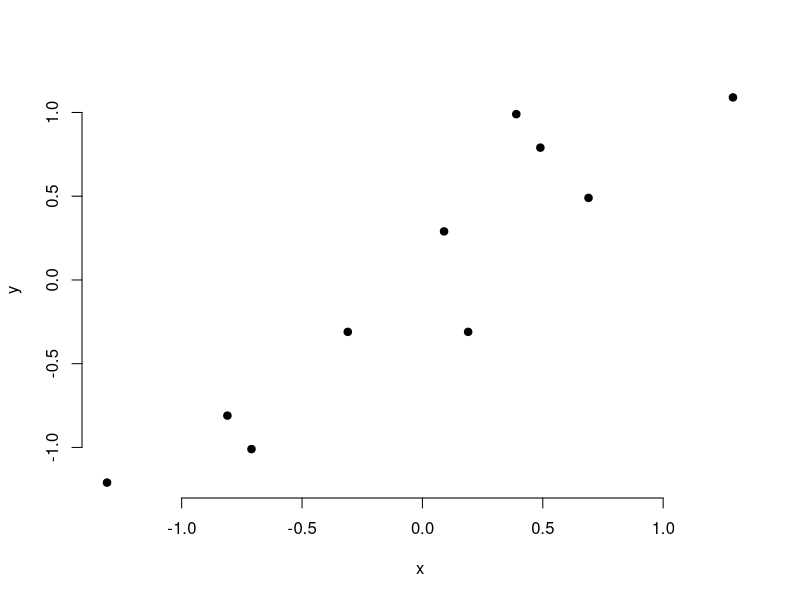
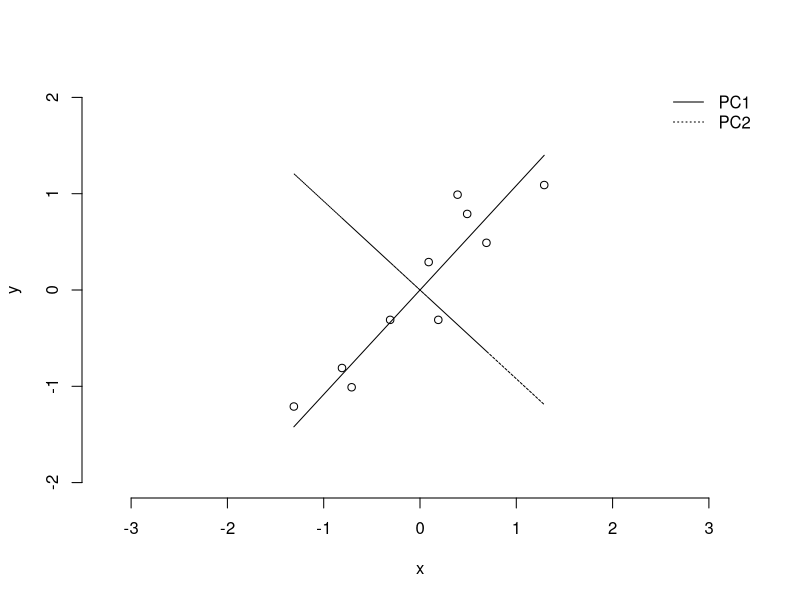
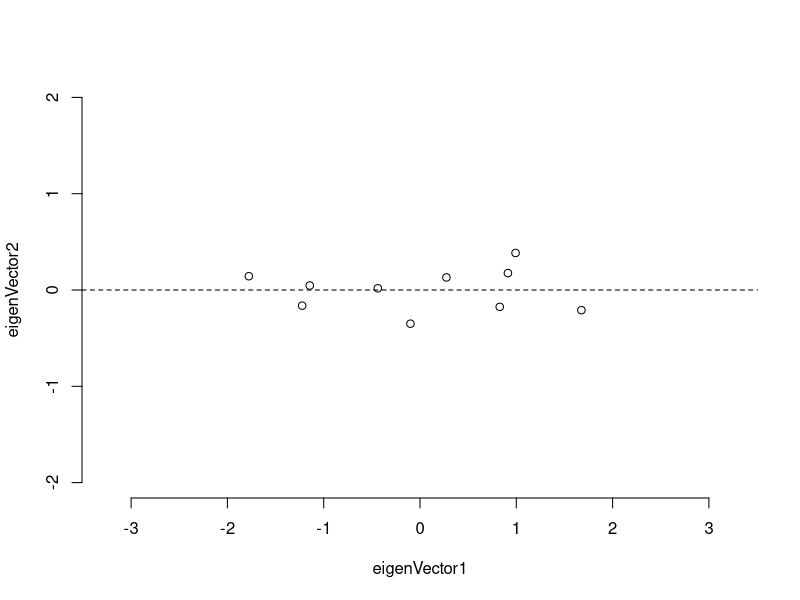
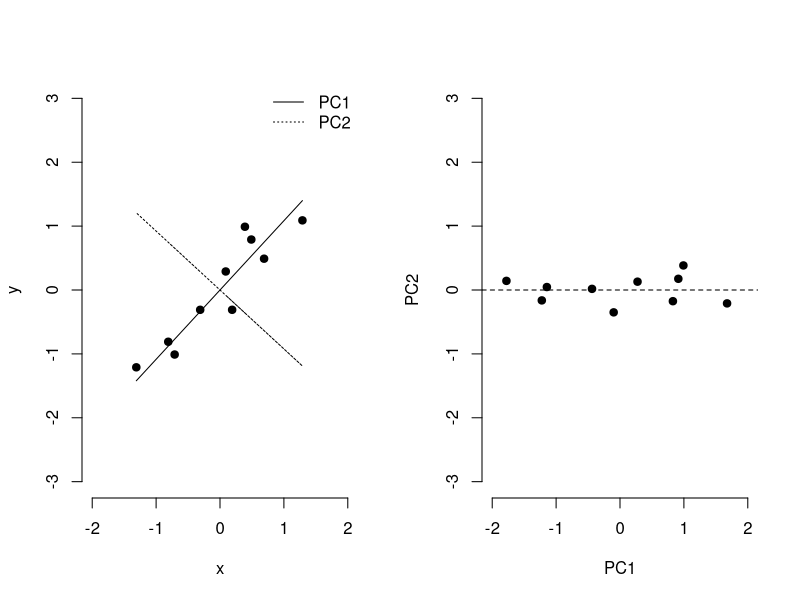
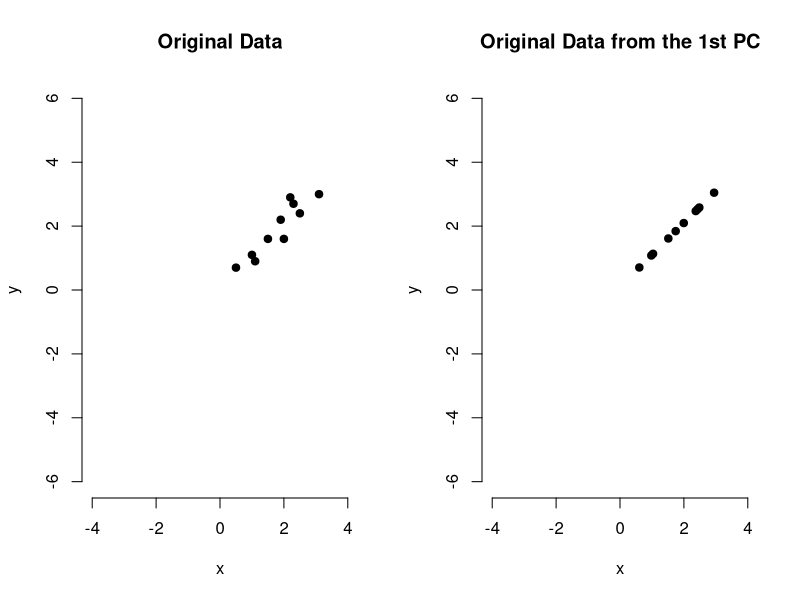

Write the R code that produced these figures, in order.
###################################################
# R code on a tutorial on PCA by Lindsay I Smith  #
###################################################

#1.get the data with two dimensions (x and y)
x<-c(2.5,0.5,2.2,1.9,3.1,2.3,2,1,1.5,1.1)
y<-c(2.4,0.7,2.9,2.2,3.0,2.7,1.6,1.1,1.6,0.9)
data <- cbind(x,y)
head(data)



#2.means substraction
adjustedData <- scale(data, scale=FALSE)
head(adjustedData)

#plot the data
plot(adjustedData, frame=FALSE, pch=19)

#3.calculate the covariance matrix
covMat <- cov(adjustedData)

#4. compute eigen vector 
eigenMat <- eigen(covMat)
eigenVect <- eigenMat$vectors
eigenVal <- eigenMat$values

#check if the eigenvectors with the length of 1 (unit vector)
length_1vect <- sqrt(0.6778734^2+0.7351787^2)
length_2vect <- sqrt(0.7351787^2 + 0.6778734^2)

#plot the data with eigen vectors
plot(adjustedData, xlim=c(-2,2), ylim=c(-2,2), asp=1, frame=FALSE)
lines(adjustedData[,"x"], eigenVect[2,1]/eigenVect[1,1]*adjustedData[,"x"],
      lty = 1)
lines(adjustedData[,"x"], eigenVect[2,2]/eigenVect[1,2]*adjustedData[,"x"],
      lty = 3)
legend("topright",c('PC1', 'PC2'), lty=c(1,3), box.lwd=0)

#get the final data in terms of eigen vectors1 and 2
finaldata <- t(eigenVect)%*%t(adjustedData)
finaldata
plot(finaldata[1,], finaldata[2,], asp =1, xlim=c(-2,2), ylim=c(-2,2),
     xlab='eigenVector1', ylab='eigenVector2', frame=FALSE)
abline(h=0, lty=2)

#get the final data in term of only eigen vector1
finaldata_vect1 <- t(eigenVect[,1])%*%t(adjustedData)
finaldata_vect1

#plot before and after PCA transformation
par(mfrow=c(1,2))

#original data with two eigen vectors
plot(adjustedData, asp=1, xlim=c(-2,2), ylim=c(-2,2),
     xlab='x', ylab='y', frame=FALSE, pch=19)
lines(adjustedData[,"x"], eigenVect[2,1]/eigenVect[1,1]*adjustedData[,"x"], 
      lty = 1)
lines(adjustedData[,"x"], eigenVect[2,2]/eigenVect[1,2]*adjustedData[,"x"], 
      lty = 3)
legend("topright",c('PC1', 'PC2'), lty=c(1,3), box.lwd=0)

# transfomed data
plot(finaldata[1,], finaldata[2,], asp =1, xlim=c(-2,2), ylim=c(-2,2),
     xlab='PC1', ylab='PC2', frame=FALSE, pch=19)
abline(h=0, lty=2)

#get the data (mean-adjusted) back using both vectors!
rowDataAdjust <- t(t(eigenVect)) %*% finaldata
orig_mean <- matrix(c(1.81,1.91))
rowDataAdjust_1 <- rowDataAdjust[1,]+1.81
rowDataAdjust_2 <- rowDataAdjust[2,]+1.91
rowDataAdjust <- rbind(rowDataAdjust_1, rowDataAdjust_2)
rowDataAdjust <- t(rowDataAdjust)

#get the data back using only the first eigen vector
rowDataAdjust_vect1 <- t(t(eigenVect[,1])) %*% finaldata_vect1
rowDataAdjust_vect1_1 <- rowDataAdjust_vect1[1,] + 1.81
rowDataAdjust_vect1_2 <- rowDataAdjust_vect1[1,] + 1.91
rowDataAdjust_vect1 <- rbind(rowDataAdjust_vect1_1, rowDataAdjust_vect1_2)
rowDataAdjust_vect1 <- t(rowDataAdjust_vect1)

#compare the data from original and the one with only from first eigen vector
par(mfrow=c(1,2))
plot(rowDataAdjust, asp =1, xlim=c(-4,4), ylim=c(-4,4),
     xlab='x', ylab='y', frame=FALSE, pch =19)
title(main='Original Data')

plot(rowDataAdjust_vect1, asp =1, xlim=c(-4,4), ylim=c(-4,4),
     xlab='x', ylab='y', frame=FALSE, pch=19)
title(main='Original Data from the 1st PC')